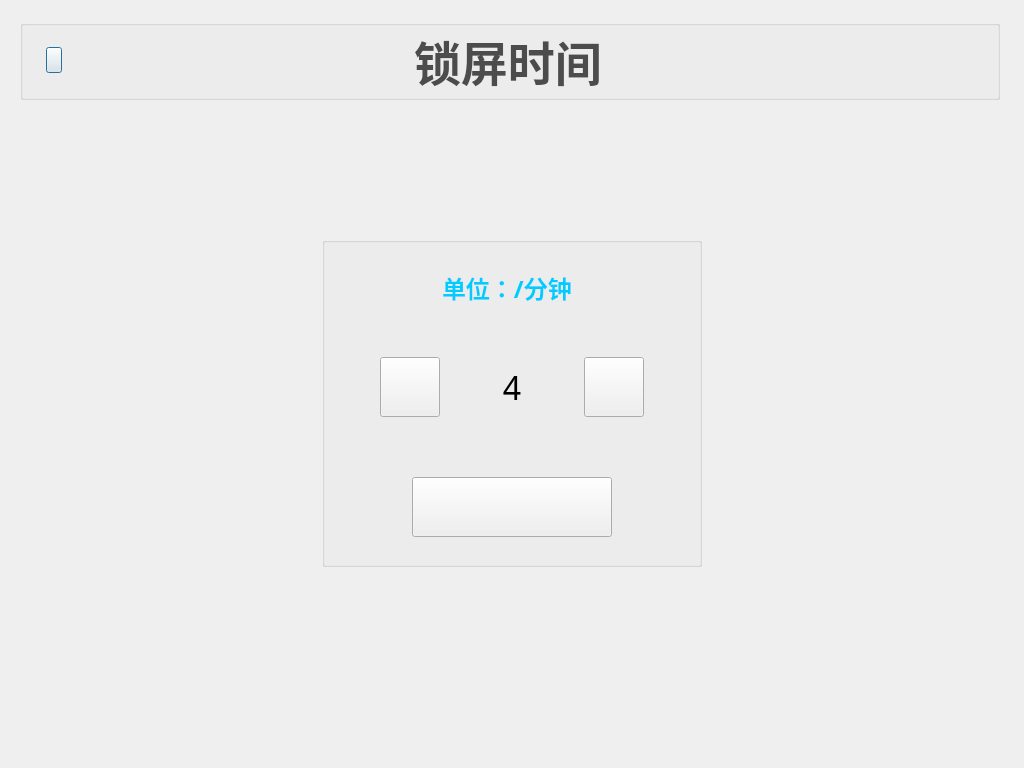
<?xml version="1.0" encoding="UTF-8"?>
<ui version="4.0">
 <class>ValueSetW</class>
 <widget class="QDialog" name="ValueSetW">
  <property name="geometry">
   <rect>
    <x>0</x>
    <y>0</y>
    <width>1024</width>
    <height>768</height>
   </rect>
  </property>
  <property name="font">
   <font>
    <family>宋体</family>
   </font>
  </property>
  <property name="windowTitle">
   <string>Dialog</string>
  </property>
  <property name="styleSheet">
   <string notr="true">#ValueSetW
{
	border-image: url(:/new/prefix1/image/locktimeimag/back_board.png);
}</string>
  </property>
  <widget class="QGroupBox" name="titleGroupBox">
   <property name="geometry">
    <rect>
     <x>20</x>
     <y>20</y>
     <width>980</width>
     <height>80</height>
    </rect>
   </property>
   <property name="font">
    <font>
     <family>宋体</family>
    </font>
   </property>
   <property name="styleSheet">
    <string notr="true">#titleGroupBox
{
	border-image: url(:/new/prefix1/image/locktimeimag/back_board1.png);
}</string>
   </property>
   <property name="title">
    <string/>
   </property>
   <property name="flat">
    <bool>false</bool>
   </property>
   <widget class="QPushButton" name="returnParentButton">
    <property name="geometry">
     <rect>
      <x>26</x>
      <y>27</y>
      <width>16</width>
      <height>26</height>
     </rect>
    </property>
    <property name="font">
     <font>
      <family>宋体</family>
     </font>
    </property>
    <property name="styleSheet">
     <string notr="true">border-image: url(:/new/prefix1/image/locktimeimag/return.png);</string>
    </property>
    <property name="text">
     <string/>
    </property>
   </widget>
   <widget class="QLabel" name="titleLable">
    <property name="geometry">
     <rect>
      <x>394</x>
      <y>11</y>
      <width>191</width>
      <height>58</height>
     </rect>
    </property>
    <property name="font">
     <font>
      <family>宋体</family>
      <pointsize>35</pointsize>
      <weight>75</weight>
      <bold>true</bold>
     </font>
    </property>
    <property name="styleSheet">
     <string notr="true">color: rgb(76, 76, 76);</string>
    </property>
    <property name="frameShape">
     <enum>QFrame::NoFrame</enum>
    </property>
    <property name="frameShadow">
     <enum>QFrame::Plain</enum>
    </property>
    <property name="lineWidth">
     <number>0</number>
    </property>
    <property name="text">
     <string>锁屏时间</string>
    </property>
   </widget>
  </widget>
  <widget class="QGroupBox" name="groupBox">
   <property name="geometry">
    <rect>
     <x>322</x>
     <y>237</y>
     <width>380</width>
     <height>330</height>
    </rect>
   </property>
   <property name="font">
    <font>
     <family>宋体</family>
    </font>
   </property>
   <property name="styleSheet">
    <string notr="true">#groupBox
{
	border-image: url(:/new/prefix1/image/locktimeimag/board.png);
}</string>
   </property>
   <property name="title">
    <string/>
   </property>
   <widget class="QPushButton" name="addButton">
    <property name="geometry">
     <rect>
      <x>58</x>
      <y>120</y>
      <width>60</width>
      <height>60</height>
     </rect>
    </property>
    <property name="font">
     <font>
      <family>宋体</family>
     </font>
    </property>
    <property name="styleSheet">
     <string notr="true">QPushButton{border-image: url(:/new/prefix1/image/locktimeimag/pbut_add.png)}
QPushButton:hover{border-image: url(:/new/prefix1/image/locktimeimag/pbut_add.png)}
QPushButton:pressed{border-image: url(:/new/prefix1/image/locktimeimag/pbut_add1.png)}</string>
    </property>
    <property name="text">
     <string/>
    </property>
   </widget>
   <widget class="QPushButton" name="lessButton">
    <property name="geometry">
     <rect>
      <x>262</x>
      <y>120</y>
      <width>60</width>
      <height>60</height>
     </rect>
    </property>
    <property name="font">
     <font>
      <family>宋体</family>
     </font>
    </property>
    <property name="styleSheet">
     <string notr="true">QPushButton{border-image: url(:/new/prefix1/image/locktimeimag/pbut_less.png)}
QPushButton:hover{border-image: url(:/new/prefix1/image/locktimeimag/pbut_less.png)}
QPushButton:pressed{border-image: url(:/new/prefix1/image/locktimeimag/pbut_less1.png)}</string>
    </property>
    <property name="text">
     <string/>
    </property>
   </widget>
   <widget class="QPushButton" name="okButton">
    <property name="geometry">
     <rect>
      <x>90</x>
      <y>240</y>
      <width>200</width>
      <height>60</height>
     </rect>
    </property>
    <property name="font">
     <font>
      <family>宋体</family>
     </font>
    </property>
    <property name="styleSheet">
     <string notr="true">QPushButton{border-image: url(:/new/prefix1/image/locktimeimag/ok.png)}
QPushButton:hover{border-image: url(:/new/prefix1/image/locktimeimag/ok.png)}
</string>
    </property>
    <property name="text">
     <string/>
    </property>
   </widget>
   <widget class="QLabel" name="tipLabel">
    <property name="geometry">
     <rect>
      <x>120</x>
      <y>30</y>
      <width>141</width>
      <height>41</height>
     </rect>
    </property>
    <property name="font">
     <font>
      <family>宋体</family>
      <pointsize>18</pointsize>
      <weight>75</weight>
      <bold>true</bold>
     </font>
    </property>
    <property name="styleSheet">
     <string notr="true">color: rgb(0, 204, 255);</string>
    </property>
    <property name="text">
     <string>单位：/分钟</string>
    </property>
   </widget>
   <widget class="QLabel" name="dataLabel">
    <property name="geometry">
     <rect>
      <x>130</x>
      <y>120</y>
      <width>120</width>
      <height>60</height>
     </rect>
    </property>
    <property name="font">
     <font>
      <family>宋体</family>
      <pointsize>24</pointsize>
     </font>
    </property>
    <property name="autoFillBackground">
     <bool>false</bool>
    </property>
    <property name="styleSheet">
     <string notr="true">#label_2
{
	border-image: url(:/new/prefix1/image/locktimeimag/data_board.png);
}
</string>
    </property>
    <property name="text">
     <string>4</string>
    </property>
    <property name="textFormat">
     <enum>Qt::AutoText</enum>
    </property>
    <property name="scaledContents">
     <bool>false</bool>
    </property>
    <property name="alignment">
     <set>Qt::AlignCenter</set>
    </property>
    <property name="openExternalLinks">
     <bool>false</bool>
    </property>
   </widget>
  </widget>
 </widget>
 <resources/>
 <connections/>
</ui>
